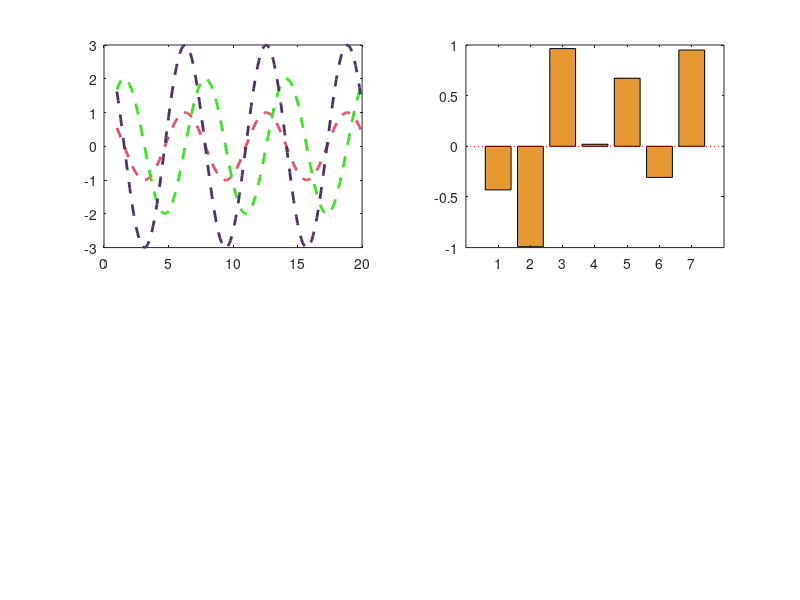

MATLAB code to generate this figure:
%LINESERIES
subplot(2,2,1)
plot(1:0.1:20,cos(1:0.1:20),'LineStyle','--','LineWidth',2,'Color',[0.9 0.3 0.4]); 
hold on
plot(1:0.1:20,2*sin(1:0.1:20),'LineStyle','--','LineWidth',2,'Color',[0.2 0.9 0.1]); 
hold on
plot(1:0.1:20,3*cos(1:0.1:20),'LineStyle','--','LineWidth',2,'Color',[0.3 0.2 0.4]); 

%BARSERIES
subplot(2,2,2)
y = sin((-pi:pi).^2);
% Put the baseline at y = -0.2
h = bar(y,'BaseValue',0,'FaceColor',[0.9 0.6 0.2]);
% Get a handle to the baseline
hbl = get(h(1),'BaseLine');
% Change to a red dotted line
set(hbl,'Color','red','LineStyle',':')
